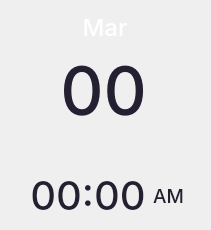
               <widget class="QWidget" name="widget_datetime" native="true">
                <property name="minimumSize">
                 <size>
                  <width>211</width>
                  <height>221</height>
                 </size>
                </property>
                <property name="maximumSize">
                 <size>
                  <width>211</width>
                  <height>16777215</height>
                 </size>
                </property>
                <widget class="QLabel" name="label_month">
                 <property name="geometry">
                  <rect>
                   <x>80</x>
                   <y>10</y>
                   <width>50</width>
                   <height>34</height>
                  </rect>
                 </property>
                 <property name="font">
                  <font>
                   <family>Inter Medium</family>
                   <pointsize>18</pointsize>
                   <weight>7</weight>
                   <italic>false</italic>
                   <bold>false</bold>
                  </font>
                 </property>
                 <property name="styleSheet">
                  <string notr="true">color: rgb(255, 255, 255); background-color: transparent; font: 57 18pt &quot;Inter Medium&quot;;</string>
                 </property>
                 <property name="text">
                  <string>Mar</string>
                 </property>
                 <property name="alignment">
                  <set>Qt::AlignCenter</set>
                 </property>
                </widget>
                <widget class="QLabel" name="label_day">
                 <property name="geometry">
                  <rect>
                   <x>60</x>
                   <y>50</y>
                   <width>87</width>
                   <height>82</height>
                  </rect>
                 </property>
                 <property name="font">
                  <font>
                   <family>Inter Medium</family>
                   <pointsize>50</pointsize>
                   <weight>50</weight>
                   <italic>false</italic>
                   <bold>false</bold>
                  </font>
                 </property>
                 <property name="styleSheet">
                  <string notr="true">QLabel { color: rgb(36, 31, 49); background-color: transparent; font: 50pt &quot;Inter Medium&quot;; }</string>
                 </property>
                 <property name="text">
                  <string>00</string>
                 </property>
                 <property name="alignment">
                  <set>Qt::AlignCenter</set>
                 </property>
                </widget>
                <widget class="QLabel" name="label_19">
                 <property name="geometry">
                  <rect>
                   <x>30</x>
                   <y>10</y>
                   <width>151</width>
                   <height>151</height>
                  </rect>
                 </property>
                 <property name="sizePolicy">
                  <sizepolicy hsizetype="Expanding" vsizetype="Preferred">
                   <horstretch>0</horstretch>
                   <verstretch>0</verstretch>
                  </sizepolicy>
                 </property>
                 <property name="styleSheet">
                  <string notr="true">background-color: rgba(191, 64, 64, 0);</string>
                 </property>
                 <property name="text">
                  <string/>
                 </property>
                 <property name="pixmap">
                  <pixmap resource="../resources.qrc">:/Images/Images/calendar_widget.png</pixmap>
                 </property>
                 <property name="scaledContents">
                  <bool>true</bool>
                 </property>
                 <property name="alignment">
                  <set>Qt::AlignCenter</set>
                 </property>
                </widget>
                <widget class="QWidget" name="horizontalLayoutWidget">
                 <property name="geometry">
                  <rect>
                   <x>30</x>
                   <y>170</y>
                   <width>155</width>
                   <height>51</height>
                  </rect>
                 </property>
                 <layout class="QHBoxLayout" name="horizontalLayout_16">
                  <item>
                   <widget class="QLabel" name="label_time">
                    <property name="font">
                     <font>
                      <family>Inter Medium</family>
                      <pointsize>30</pointsize>
                      <weight>7</weight>
                      <italic>false</italic>
                      <bold>false</bold>
                     </font>
                    </property>
                    <property name="styleSheet">
                     <string notr="true">QLabel { color: rgb(36, 31, 49); background-color: transparent; font: 57 30pt &quot;Inter Medium&quot;; }</string>
                    </property>
                    <property name="text">
                     <string>00:00</string>
                    </property>
                    <property name="alignment">
                     <set>Qt::AlignCenter</set>
                    </property>
                   </widget>
                  </item>
                  <item>
                   <widget class="QLabel" name="label_timeAP">
                    <property name="font">
                     <font>
                      <family>Inter Medium</family>
                      <pointsize>14</pointsize>
                      <weight>7</weight>
                      <italic>false</italic>
                      <bold>false</bold>
                     </font>
                    </property>
                    <property name="styleSheet">
                     <string notr="true">QLabel { color: rgb(36, 31, 49); background-color: transparent; font: 57 14pt &quot;Inter Medium&quot;; }</string>
                    </property>
                    <property name="text">
                     <string>AM</string>
                    </property>
                    <property name="alignment">
                     <set>Qt::AlignCenter</set>
                    </property>
                   </widget>
                  </item>
                 </layout>
                </widget>
                <zorder>label_19</zorder>
                <zorder>label_month</zorder>
                <zorder>label_day</zorder>
                <zorder>horizontalLayoutWidget</zorder>
               </widget>
